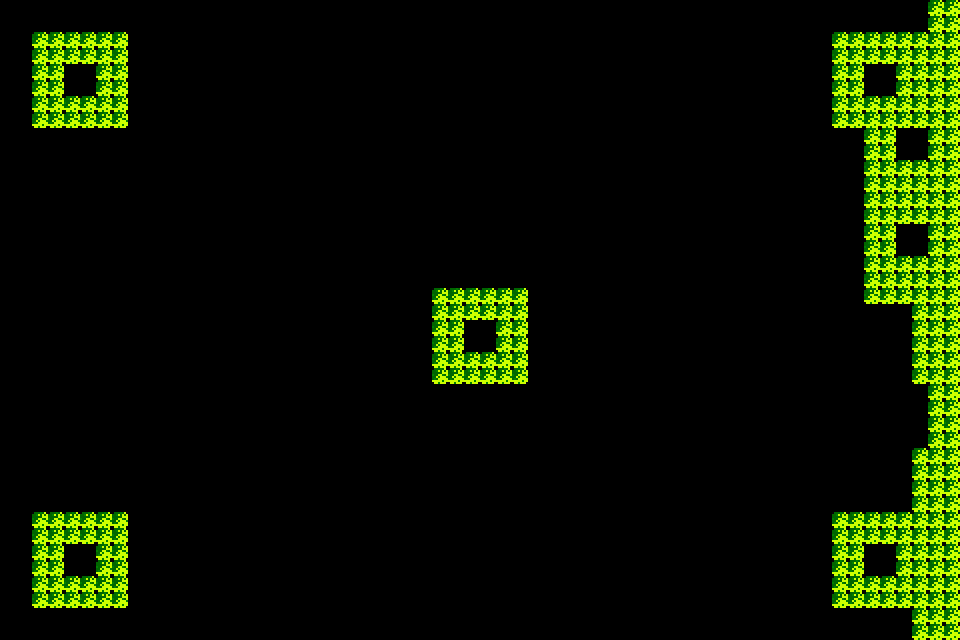

A 2D game scene composited from a Tiled map and its tileset images. What follows is a short description and the map's XML, with each tile layer's data collapsed to a summary:
An orthogonal 60x40 tile map with 16x16 px tiles, 1 tile layer (back).

<map version="1.2" tiledversion="1.3.3" orientation="orthogonal" renderorder="right-up" width="60" height="40" tilewidth="16" tileheight="16" infinite="0" nextlayerid="2" nextobjectid="1">
 <tileset firstgid="1" name="base" tilewidth="16" tileheight="16" tilecount="28" columns="14">
  <image source="tile.png" width="224" height="32" />
 </tileset>
 <layer id="1" name="back" width="60" height="40">
  <data>[2400 cells, 287 non-empty, 4 distinct tile ids]</data>
 </layer>
</map>